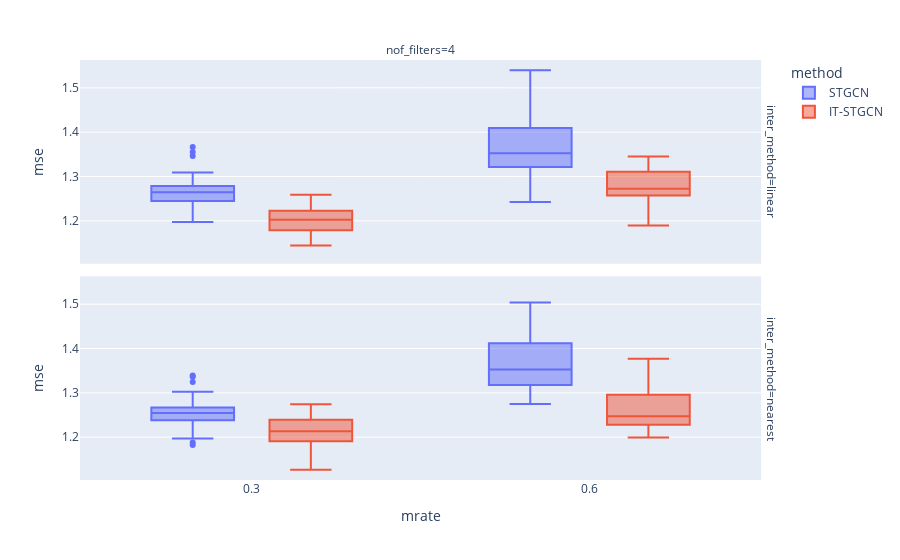

Notebook code for this chart:
### Markdown cell above
## random

### Code cell
data.query("method!='GNAR' and mtype =='rand' and lags!=2").plot.box(backend='plotly',x='mrate',color='method',y='mse',facet_col='nof_filters',facet_row='inter_method',height=800)

### Figure 1 — Plotly figure (JSON) as saved in the notebook; plotly's stock layout.template omitted (floating-point values rounded to 4 significant figures)
{"data": [{"alignmentgroup": "True", "hovertemplate": "method=STGCN<br>inter_method=linear<br>nof_filters=4<br>mrate=%{x}<br>mse=%{y}<extra></extra>", "legendgroup": "STGCN", "marker": {"color": "#636efa"}, "name": "STGCN", "notched": false, "offsetgroup": "STGCN", "orientation": "v", "showlegend": true, "type": "box", "x": [0.3, 0.6, 0.3, 0.6, 0.3, 0.6, 0.3, 0.6, 0.3, 0.6, 0.3, 0.6, 0.3, 0.6, 0.3, 0.6, 0.3, 0.6, 0.3, 0.6, 0.3, 0.6, 0.3, 0.6, 0.3, 0.6, 0.3, 0.6, 0.3, 0.6, 0.3, 0.6, 0.3, 0.6, 0.3, 0.6, 0.3, 0.6, 0.3, 0.6, 0.3, 0.6, 0.3, 0.6, 0.3, 0.6, 0.3, 0.6, 0.3, 0.6, 0.3, 0.6, 0.3, 0.6, 0.3, 0.6, 0.3, 0.6, 0.3, 0.6], "x0": " ", "xaxis": "x2", "y": [1.367, 1.35, 1.346, 1.396, 1.251, 1.403, 1.271, 1.385, 1.355, 1.33, 1.239, 1.32, 1.258, 1.335, 1.198, 1.321, 1.254, 1.436, 1.279, 1.474, 1.207, 1.29, 1.198, 1.42, 1.27, 1.26, 1.227, 1.323, 1.245, 1.367, 1.26, 1.275, 1.271, 1.54, 1.248, 1.274, 1.276, 1.335, 1.267, 1.4, 1.263, 1.352, 1.266, 1.368, 1.253, 1.46, 1.227, 1.42, 1.266, 1.318, 1.231, 1.352, 1.305, 1.425, 1.309, 1.242, 1.289, 1.41, 1.3, 1.336], "y0": " ", "yaxis": "y2"}, {"alignmentgroup": "True", "hovertemplate": "method=STGCN<br>inter_method=nearest<br>nof_filters=4<br>mrate=%{x}<br>mse=%{y}<extra></extra>", "legendgroup": "STGCN", "marker": {"color": "#636efa"}, "name": "STGCN", "notched": false, "offsetgroup": "STGCN", "orientation": "v", "showlegend": false, "type": "box", "x": [0.3, 0.6, 0.3, 0.6, 0.3, 0.6, 0.3, 0.6, 0.3, 0.6, 0.3, 0.6, 0.3, 0.6, 0.3, 0.6, 0.3, 0.6, 0.3, 0.6, 0.3, 0.6, 0.3, 0.6, 0.3, 0.6, 0.3, 0.6, 0.3, 0.6, 0.3, 0.6, 0.3, 0.6, 0.3, 0.6, 0.3, 0.6, 0.3, 0.6, 0.3, 0.6, 0.3, 0.6, 0.3, 0.6, 0.3, 0.6, 0.3, 0.6, 0.3, 0.6, 0.3, 0.6, 0.3, 0.6, 0.3, 0.6, 0.3, 0.6], "x0": " ", "xaxis": "x", "y": [1.29, 1.426, 1.197, 1.431, 1.266, 1.299, 1.302, 1.36, 1.235, 1.335, 1.267, 1.339, 1.339, 1.489, 1.188, 1.387, 1.288, 1.321, 1.257, 1.284, 1.238, 1.275, 1.266, 1.297, 1.25, 1.347, 1.231, 1.366, 1.216, 1.306, 1.254, 1.414, 1.249, 1.504, 1.263, 1.322, 1.214, 1.298, 1.265, 1.318, 1.271, 1.46, 1.245, 1.412, 1.325, 1.379, 1.183, 1.358, 1.257, 1.335, 1.248, 1.488, 1.25, 1.311, 1.336, 1.368, 1.246, 1.395, 1.255, 1.332], "y0": " ", "yaxis": "y"}, {"alignmentgroup": "True", "hovertemplate": "method=IT-STGCN<br>inter_method=linear<br>nof_filters=4<br>mrate=%{x}<br>mse=%{y}<extra></extra>", "legendgroup": "IT-STGCN", "marker": {"color": "#EF553B"}, "name": "IT-STGCN", "notched": false, "offsetgroup": "IT-STGCN", "orientation": "v", "showlegend": true, "type": "box", "x": [0.3, 0.6, 0.3, 0.6, 0.3, 0.6, 0.3, 0.6, 0.3, 0.6, 0.3, 0.6, 0.3, 0.6, 0.3, 0.6, 0.3, 0.6, 0.3, 0.6, 0.3, 0.6, 0.3, 0.6, 0.3, 0.6, 0.3, 0.6, 0.3, 0.6, 0.3, 0.6, 0.3, 0.6, 0.3, 0.6, 0.3, 0.6, 0.3, 0.6, 0.3, 0.6, 0.3, 0.6, 0.3, 0.6, 0.3, 0.6, 0.3, 0.6, 0.3, 0.6, 0.3, 0.6, 0.3, 0.6, 0.3, 0.6, 0.3, 0.6], "x0": " ", "xaxis": "x2", "y": [1.198, 1.263, 1.247, 1.241, 1.226, 1.326, 1.168, 1.22, 1.2, 1.247, 1.179, 1.264, 1.223, 1.305, 1.217, 1.261, 1.177, 1.325, 1.196, 1.311, 1.192, 1.19, 1.233, 1.271, 1.181, 1.271, 1.216, 1.257, 1.199, 1.277, 1.144, 1.222, 1.22, 1.334, 1.238, 1.263, 1.209, 1.311, 1.163, 1.277, 1.214, 1.328, 1.172, 1.26, 1.259, 1.273, 1.205, 1.222, 1.246, 1.298, 1.145, 1.342, 1.223, 1.312, 1.217, 1.286, 1.174, 1.245, 1.182, 1.345], "y0": " ", "yaxis": "y2"}, {"alignmentgroup": "True", "hovertemplate": "method=IT-STGCN<br>inter_method=nearest<br>nof_filters=4<br>mrate=%{x}<br>mse=%{y}<extra></extra>", "legendgroup": "IT-STGCN", "marker": {"color": "#EF553B"}, "name": "IT-STGCN", "notched": false, "offsetgroup": "IT-STGCN", "orientation": "v", "showlegend": false, "type": "box", "x": [0.3, 0.6, 0.3, 0.6, 0.3, 0.6, 0.3, 0.6, 0.3, 0.6, 0.3, 0.6, 0.3, 0.6, 0.3, 0.6, 0.3, 0.6, 0.3, 0.6, 0.3, 0.6, 0.3, 0.6, 0.3, 0.6, 0.3, 0.6, 0.3, 0.6, 0.3, 0.6, 0.3, 0.6, 0.3, 0.6, 0.3, 0.6, 0.3, 0.6, 0.3, 0.6, 0.3, 0.6, 0.3, 0.6, 0.3, 0.6, 0.3, 0.6, 0.3, 0.6, 0.3, 0.6, 0.3, 0.6, 0.3, 0.6, 0.3, 0.6], "x0": " ", "xaxis": "x", "y": [1.2, 1.236, 1.258, 1.309, 1.209, 1.228, 1.165, 1.243, 1.154, 1.377, 1.236, 1.234, 1.215, 1.228, 1.258, 1.232, 1.192, 1.253, 1.196, 1.298, 1.223, 1.199, 1.217, 1.314, 1.126, 1.271, 1.242, 1.303, 1.232, 1.318, 1.144, 1.28, 1.188, 1.211, 1.239, 1.239, 1.234, 1.261, 1.212, 1.296, 1.206, 1.259, 1.267, 1.222, 1.207, 1.31, 1.274, 1.206, 1.226, 1.29, 1.15, 1.221, 1.191, 1.244, 1.156, 1.24, 1.251, 1.251, 1.25, 1.199], "y0": " ", "yaxis": "y"}], "layout": {"annotations": [{"font": {}, "showarrow": false, "text": "nof_filters=4", "x": 0.49, "xanchor": "center", "xref": "paper", "y": 1, "yanchor": "bottom", "yref": "paper"}, {"font": {}, "showarrow": false, "text": "inter_method=nearest", "textangle": 90, "x": 0.98, "xanchor": "left", "xref": "paper", "y": 0.2425, "yanchor": "middle", "yref": "paper"}, {"font": {}, "showarrow": false, "text": "inter_method=linear", "textangle": 90, "x": 0.98, "xanchor": "left", "xref": "paper", "y": 0.7575, "yanchor": "middle", "yref": "paper"}], "autosize": true, "boxmode": "group", "legend": {"title": {"text": "method"}, "tracegroupgap": 0}, "margin": {"t": 60}, "xaxis": {"anchor": "y", "autorange": true, "domain": [0, 0.98], "range": [0.1487, 0.7513], "title": {"text": "mrate"}, "type": "linear"}, "xaxis2": {"anchor": "y2", "autorange": true, "domain": [0, 0.98], "matches": "x", "range": [0.1487, 0.7513], "showticklabels": false, "type": "linear"}, "yaxis": {"anchor": "x", "autorange": true, "domain": [0, 0.485], "range": [1.103, 1.563], "title": {"text": "mse"}, "type": "linear"}, "yaxis2": {"anchor": "x2", "autorange": true, "domain": [0.515, 1], "matches": "y", "range": [1.103, 1.563], "title": {"text": "mse"}, "type": "linear"}}}
